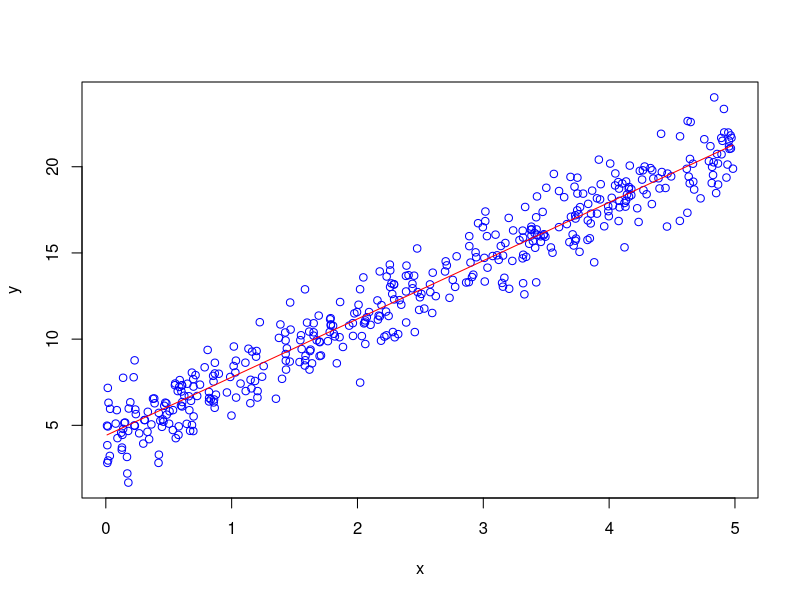
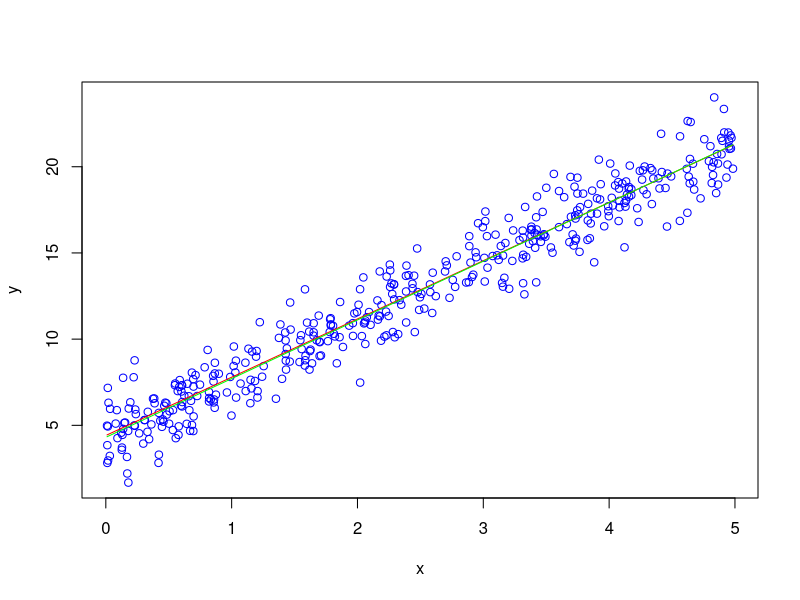
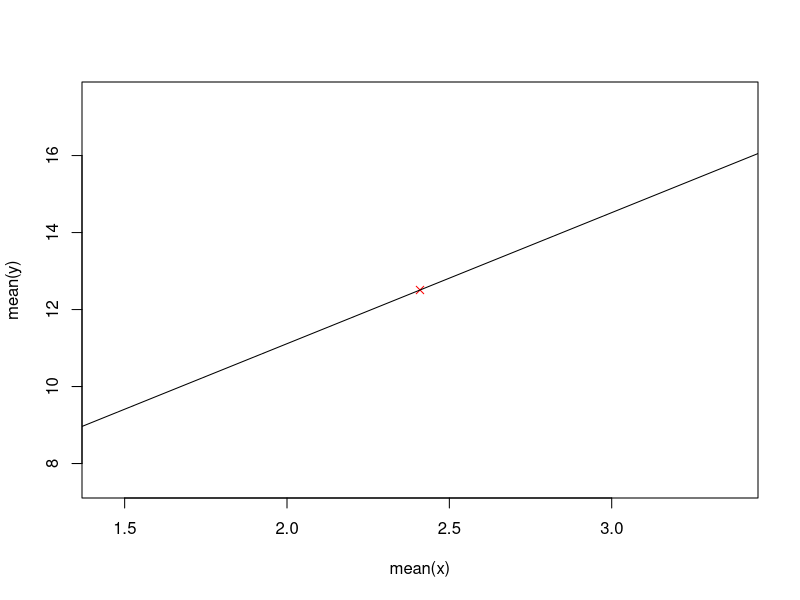
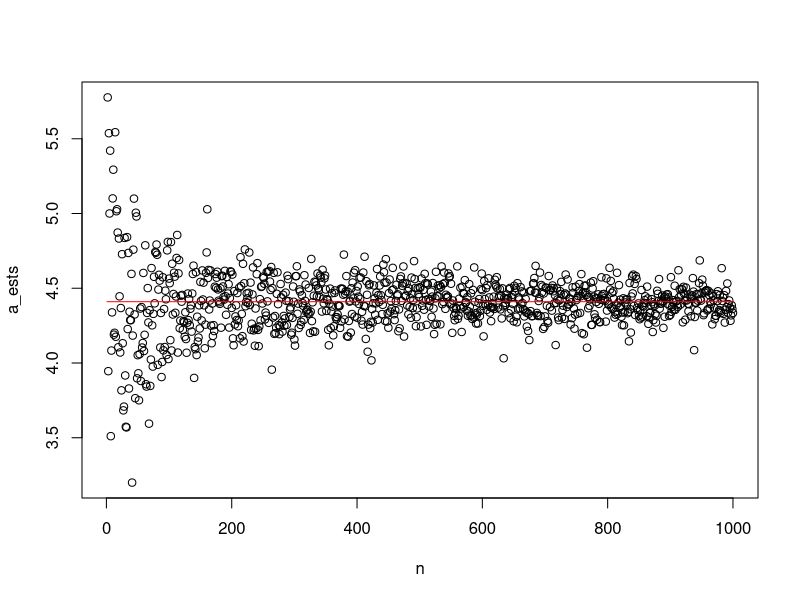
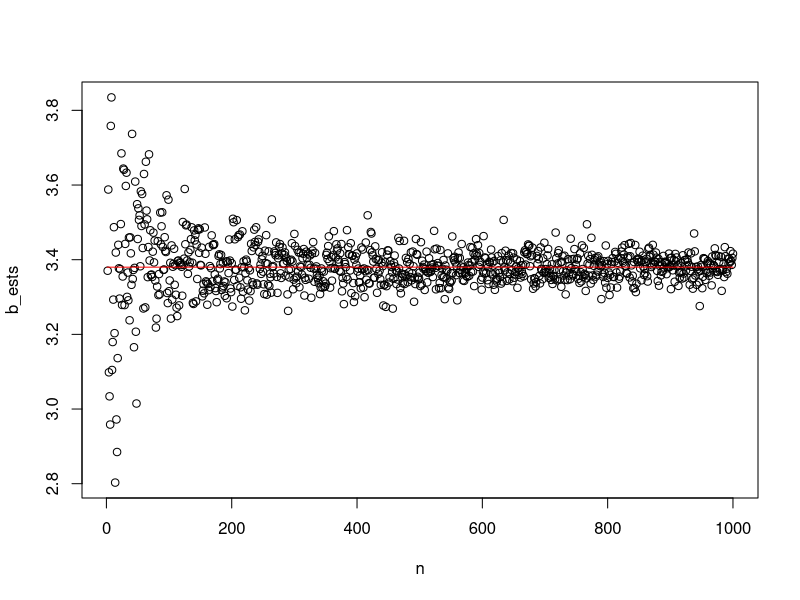
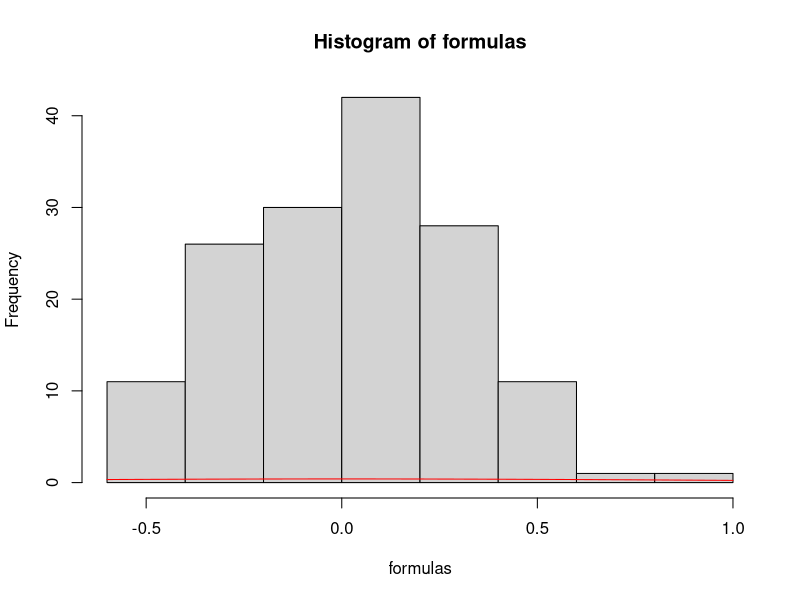

These figures' R source, in order: (Note: this script raises an error after producing the figures.)
## ---- chunk 1
knitr::opts_chunk$set(echo = FALSE)
options(warn=-1)
## ---- chunk 2
a0<-round(runif(1,3,15),2)  
b0<-round(runif(1,1,5),2)  
s0<-round(runif(1,1,3),2)
## ---- chunk 3
# n est une valeure aléatoire comprise entre 200 et 1000
# (si on veut des résultats toujours a peu près similaire on peut aussi fixer la variable)
n <- sample(200:1000,1, replace=F) 
x <- runif(n, 0, 5)
## ---- chunk 4
generate_y <- function(x, a, b, s) {
  v <- c()
  for(xi in x) {
    v <- c(v, rnorm(1, a + xi*b, s))
  }
  return(v)
}
y <- generate_y(x, a0, b0, s0)
## ---- chunk 5
# y en fonction de x (plot)
plot(x, y, col = "blue")
# b0*x + a0 (courbe) 
lines(x, a0 + x*b0, add=TRUE, col = "red")
## ---- chunk 6
b_estim <- function(x, y) {
  if (length(x) != length(y)) {
    stop("x et y n'ont pas la même taille")
  }
  n <- length(x)
  sxY <- mean(x*y)-mean(x)*mean(y)
  s2x <- mean((x - mean(x))**2)
  return(sxY/s2x)
}
a_estim <- function(x, y) {
  if (length(x) != length(y)) {
    stop("x et y n'ont pas la même taille")
  }
  b_est <- b_estim(x, y)
  return(mean(y) - b_est*mean(x))
}
sigma_estim <- function(x, y) {
  if (length(x) != length(y)) {
    stop("x et y n'ont pas la même taille")
  }
  a_est <- a_estim(x, y)
  b_est <- b_estim(x, y)
  # Erreur dans le sujet ? pas de sqrt ici normalement mais sans les résultats ne sont plus cohérents
  return(sqrt(mean((y - a_est - b_est*x)**2)))
}
## ---- chunk 7
a_est <- a_estim(x, y)
a_est
## ---- chunk 8
b_est <- b_estim(x, y)
b_est
## ---- chunk 9
sigma_est <- sigma_estim(x, y)
sigma_est
## ---- chunk 10
plot(x, y, col="blue")
lines(x, a0 + x*b0, add=TRUE, col="red")
y_ests <- a_est + b_est*x
lines(x, y_ests, add=TRUE, col="green")
## ---- chunk 11
# e_ests est le vecteur des résidus
e_ests <- y - y_ests
sum(e_ests)
## ---- chunk 12
plot(mean(x), mean(y), col="red", pch=4)
lines(x, y_ests, col="black", add=TRUE)
## ---- chunk 13
donnees <- data.frame(varx = c(0, 0.2, 0.3, 0.6), vary = c(1.01, 1.44, 1.55, 2.1))
reg<-lm(vary~varx, data = donnees)
## ---- chunk 14
donnees <- data.frame(varx = x, vary = y)
reg <- lm(vary~varx, data = donnees)
summary(reg)
## ---- chunk 15
n = seq(1, 1000, by=1)
a_ests = c()
b_ests = c()
for (ni in n) {
  x2 <- runif(ni, 0, 5)
  y2 <- generate_y(x2, a0, b0, s0)
  a_ests = c(a_ests, a_estim(x2, y2))
  b_ests = c(b_ests, b_estim(x2, y2))
}
## ---- chunk 16
plot(n, a_ests, col="black")
lines(n, n*0 + a0, col="red", add=TRUE)
## ---- chunk 17
plot(n, b_ests, col="black")
lines(n, n*0 + b0, col="red", add=TRUE)
## ---- chunk 18
n <- 200
xt <- replicate(150, runif(n, 0, 5))
formulas <- c()
for (t in 1:150) {
  xti <- xt[t,]
  yti <- generate_y(xti, a0, b0, s0)
  a_est_t <- a_estim(xti, yti)
  s2xt <-  mean((xti - mean(xti))**2)
  res <- (a_est_t - a0)/sqrt((var(yti)/n)*(1+((mean(xti)**2)/s2xt)))
  formulas <- c(formulas, res)
}
hist(formulas)
curve(dt(x, df=n-2), col="red", add=TRUE)
## ---- chunk 19
anscombe <- read.csv('Jeux_Donnees/anscombe.csv')
anscombe
## ---- chunk 20
anscombe[,which(colnames(anscombe) %in% c("X1","Y1"))]
plot(anscombe$X1, anscombe$Y1)
## ---- chunk 21
anscombe[,which(colnames(anscombe) %in% c("X2","Y2"))]
plot(anscombe$X2, anscombe$Y2)
## ---- chunk 22
anscombe[,which(colnames(anscombe) %in% c("X3","Y3"))]
plot(anscombe$X3, anscombe$Y3)
## ---- chunk 23
anscombe[,which(colnames(anscombe) %in% c("X4","Y4"))]
plot(anscombe$X4, anscombe$Y4)
## ---- chunk 24
reg<-lm(anscombe$Y1~anscombe$X1)
summary(reg)
plot(anscombe$X1, anscombe$Y1)
abline(reg)
reg$coefficient # a=3 et b=0.5 (environ)

reg2<-lm(anscombe$Y2~anscombe$X2)
summary(reg2)
plot(anscombe$X2, anscombe$Y2)
abline(reg2)
reg2$coefficient

reg3<-lm(anscombe$Y3~anscombe$X3)
summary(reg3)
plot(anscombe$X3, anscombe$Y3)
abline(reg3)
reg3$coefficient

reg4<-lm(anscombe$Y4~anscombe$X4)
summary(reg4)
plot(anscombe$X4, anscombe$Y4)
abline(reg4)
reg4$coefficient
